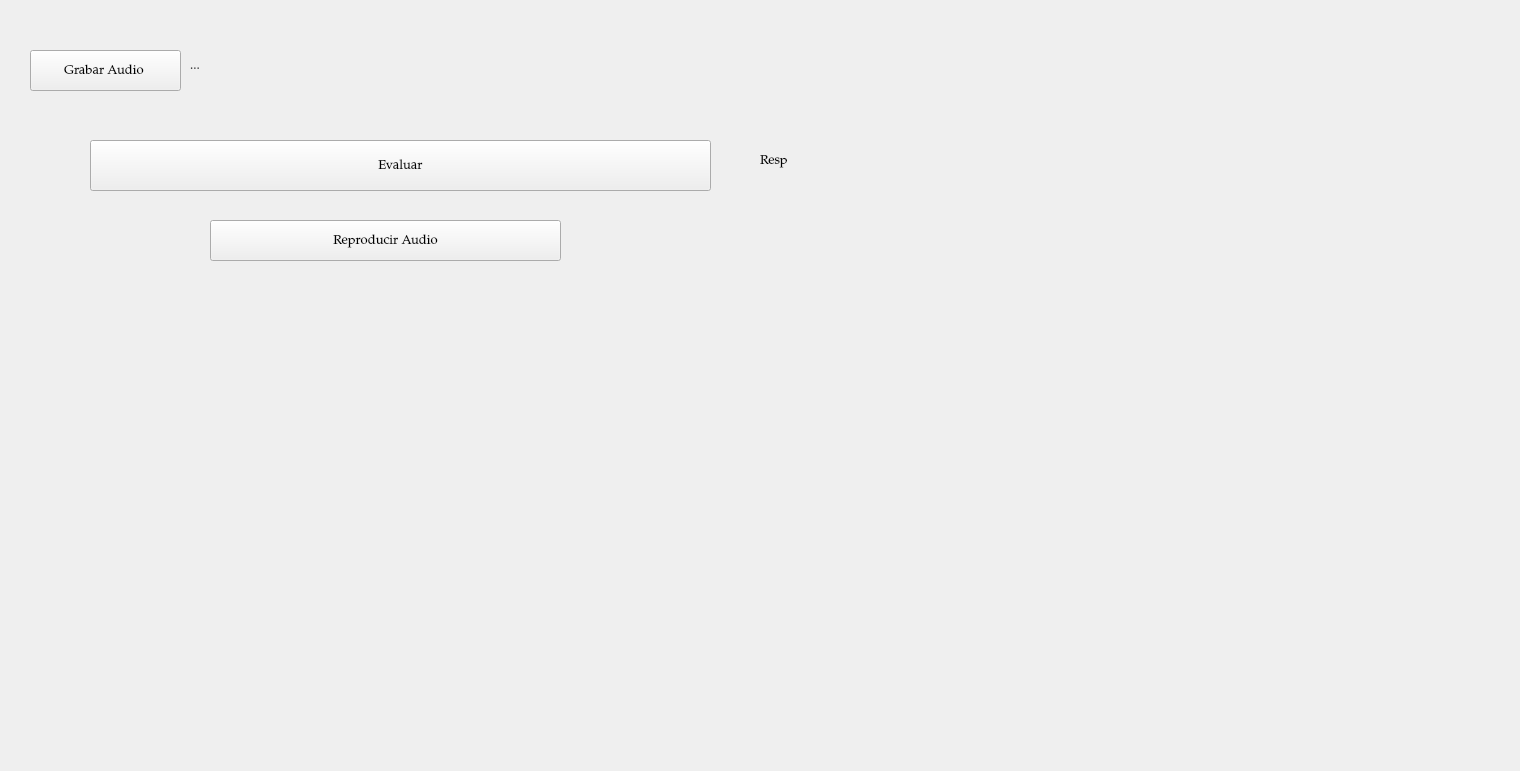
<?xml version="1.0" encoding="UTF-8"?>
<ui version="4.0">
 <class>Form</class>
 <widget class="QWidget" name="Form">
  <property name="geometry">
   <rect>
    <x>0</x>
    <y>0</y>
    <width>1520</width>
    <height>771</height>
   </rect>
  </property>
  <property name="font">
   <font>
    <family>Palatino Linotype</family>
    <pointsize>10</pointsize>
    <weight>50</weight>
    <italic>false</italic>
    <bold>false</bold>
    <underline>false</underline>
    <strikeout>false</strikeout>
   </font>
  </property>
  <property name="windowTitle">
   <string>Form</string>
  </property>
  <widget class="QPushButton" name="pushButton_Audio">
   <property name="geometry">
    <rect>
     <x>30</x>
     <y>50</y>
     <width>151</width>
     <height>41</height>
    </rect>
   </property>
   <property name="text">
    <string>Grabar Audio </string>
   </property>
  </widget>
  <widget class="QLabel" name="label_RutaAudio">
   <property name="geometry">
    <rect>
     <x>190</x>
     <y>50</y>
     <width>891</width>
     <height>31</height>
    </rect>
   </property>
   <property name="text">
    <string>...</string>
   </property>
  </widget>
  <widget class="QPushButton" name="pushButton_Evaluar">
   <property name="geometry">
    <rect>
     <x>90</x>
     <y>140</y>
     <width>621</width>
     <height>51</height>
    </rect>
   </property>
   <property name="text">
    <string>Evaluar</string>
   </property>
  </widget>
  <widget class="QWidget" name="verticalLayoutWidget_2">
   <property name="geometry">
    <rect>
     <x>50</x>
     <y>300</y>
     <width>671</width>
     <height>391</height>
    </rect>
   </property>
   <layout class="QVBoxLayout" name="verticalLayout_Audio">
    <property name="spacing">
     <number>1</number>
    </property>
    <property name="sizeConstraint">
     <enum>QLayout::SetNoConstraint</enum>
    </property>
   </layout>
  </widget>
  <widget class="QPushButton" name="pushButton_ReproducirAudio">
   <property name="geometry">
    <rect>
     <x>210</x>
     <y>220</y>
     <width>351</width>
     <height>41</height>
    </rect>
   </property>
   <property name="text">
    <string>Reproducir Audio</string>
   </property>
  </widget>
  <widget class="QWidget" name="verticalLayoutWidget">
   <property name="geometry">
    <rect>
     <x>790</x>
     <y>300</y>
     <width>669</width>
     <height>389</height>
    </rect>
   </property>
   <layout class="QVBoxLayout" name="verticalLayout_Frecuencia">
    <property name="spacing">
     <number>1</number>
    </property>
    <property name="sizeConstraint">
     <enum>QLayout::SetNoConstraint</enum>
    </property>
   </layout>
  </widget>
  <widget class="QLabel" name="label_Status">
   <property name="geometry">
    <rect>
     <x>760</x>
     <y>150</y>
     <width>481</width>
     <height>21</height>
    </rect>
   </property>
   <property name="text">
    <string>Resp</string>
   </property>
  </widget>
 </widget>
 <resources/>
 <connections/>
</ui>
